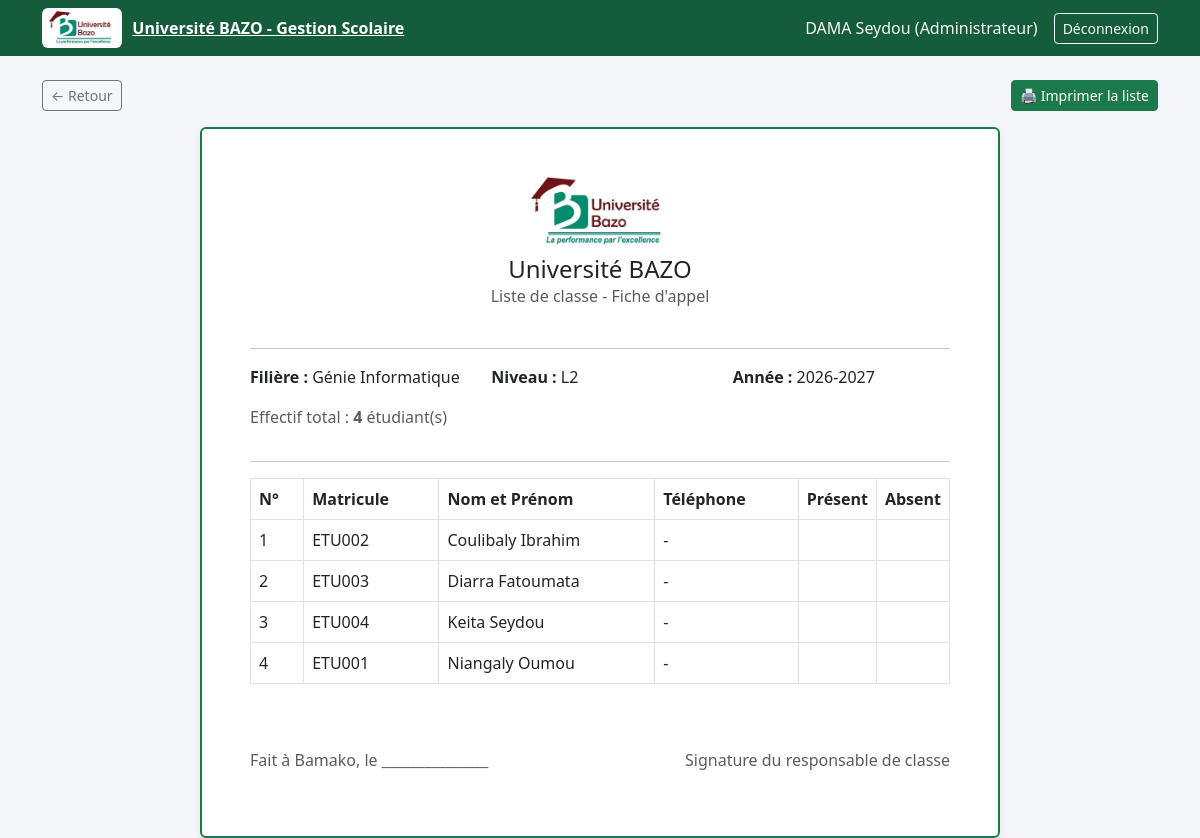
/paiements/classes/5/8/4/ (signed in), run on the app's committed database.
### utilisateurs/models.py (models this page shows, shortened)
class Utilisateur(AbstractUser):
    ROLE_CHOICES = (
        ('etudiant', 'Étudiant'),
        ('enseignant', 'Enseignant'),
        ('admin', 'Administrateur'),
        ('caissier', 'Caissier'),
    )
    role = models.CharField(max_length=20, choices=ROLE_CHOICES)
    telephone = models.CharField(max_length=20, blank=True, null=True)

class Etudiant(models.Model):
    utilisateur = models.OneToOneField(
        Utilisateur,
        on_delete=models.CASCADE,
        related_name='profil_etudiant'
    )
    matricule = models.CharField(max_length=20, unique=True)
    date_naissance = models.DateField(blank=True, null=True)
    lieu_naissance = models.CharField(max_length=100, blank=True, null=True)
    telephone_parent = models.CharField(
        max_length=8,
        blank=True,
        null=True,
        validators=[validateur_telephone],
        verbose_name="Téléphone du parent/tuteur (contact d'urgence)"
    )

### academique/models.py (models this page shows)
class Filiere(models.Model):
    nom_filiere = models.CharField(max_length=100)
    description = models.TextField(blank=True, null=True)
    def __str__(self):
        return self.nom_filiere
    class Meta:
        verbose_name = "Filière"
        verbose_name_plural = "Filières"

class Niveau(models.Model):
    libelle = models.CharField(max_length=20)  # ex: L1, L2, L3, M1, M2
    def __str__(self):
        return self.libelle
    class Meta:
        verbose_name = "Niveau"
        verbose_name_plural = "Niveaux"

class AnneeAcademique(models.Model):
    libelle = models.CharField(max_length=20)  # ex: 2026-2027
    date_debut = models.DateField()
    date_fin = models.DateField()
    def __str__(self):
        return self.libelle
    class Meta:
        verbose_name = "Année académique"
        verbose_name_plural = "Années académiques"

### inscriptions/models.py (models this page shows, shortened)
class Inscription(models.Model):
    STATUT_CHOICES = (
        ('EN_ATTENTE', 'En attente'),
        ('VALIDEE', 'Validée'),
        ('REJETEE', 'Rejetée'),
    )
    etudiant = models.ForeignKey(
        Etudiant,
        on_delete=models.CASCADE,
        related_name='inscriptions'
    )
    filiere = models.ForeignKey(
        Filiere,
        on_delete=models.CASCADE,
        related_name='inscriptions'
    )
    niveau = models.ForeignKey(
        Niveau,
        on_delete=models.CASCADE,
        related_name='inscriptions'
    )
    annee_academique = models.ForeignKey(
        AnneeAcademique,
        on_delete=models.CASCADE,
        related_name='inscriptions'
    )
    telephone_inscription = models.CharField(
        max_length=8,
        verbose_name="Numéro de téléphone utilisé pour l'inscription",
        help_text="8 chiffres, sert d'identifiant unique pour le caissier (évite les confusions entre homonymes)",
        validators=[validateur_telephone],
        blank=True,
        null=True
    )
    remise = models.DecimalField(
        max_digits=10,
        decimal_places=0,
        default=0,
        verbose_name="Remise accordée (FCFA)",
        help_text="Réduction individuelle sur les frais de scolarité de cet étudiant (bourse, geste commercial...)"
    )
    date_inscription = models.DateField(auto_now_add=True)
    statut = models.CharField(
        max_length=15,
        choices=STATUT_CHOICES,
        default='EN_ATTENTE'
    )
    class Meta:
        verbose_name = "Inscription"
        verbose_name_plural = "Inscriptions"
        unique_together = ('etudiant', 'annee_academique')

### paiements/views.py (the view)
# urls.py: path('classes/<int:filiere_id>/<int:niveau_id>/<int:annee_id>/', views.liste_etudiants_classe_view, name='liste_etudiants_classe'),
@login_required
def liste_etudiants_classe_view(request, filiere_id, niveau_id, annee_id):
    if request.user.role != 'admin':
        return redirect('redirection_dashboard')
    filiere = get_object_or_404(Filiere, id=filiere_id)
    niveau = get_object_or_404(Niveau, id=niveau_id)
    annee = get_object_or_404(AnneeAcademique, id=annee_id)
    inscriptions = Inscription.objects.filter(
        filiere=filiere,
        niveau=niveau,
        annee_academique=annee,
        statut='VALIDEE'
    ).select_related('etudiant', 'etudiant__utilisateur').order_by(
        'etudiant__utilisateur__last_name', 'etudiant__utilisateur__first_name'
    )
    return render(request, 'paiements/liste_etudiants_classe.html', {
        'filiere': filiere,
        'niveau': niveau,
        'annee': annee,
        'inscriptions': inscriptions
    })

### templates/paiements/liste_etudiants_classe.html (shortened to what this page needs)
{% extends 'base.html' %}
{% block content %}
<div class="d-flex justify-content-between mb-3 no-print">
    <a href="{% url 'liste_classes' %}" class="btn btn-outline-secondary btn-sm">&larr; Retour</a>
    <button onclick="window.print()" class="btn btn-primary btn-sm">🖨️ Imprimer la liste</button>
</div>
<div class="card p-5 mx-auto" id="liste-classe" style="max-width: 800px; border: 2px solid #1B7A4C;">
    <div class="text-center mb-4">
        <img src="/static/images/logo_bazo.jpeg" alt="Logo BAZO" style="height: 70px;">
        <h4 class="mt-2 mb-0">Université BAZO</h4>
        <p class="text-muted mb-0">Liste de classe - Fiche d'appel</p>
    </div>
    <hr>
    <div class="row mb-3">
        <div class="col-4">
            <strong>Filière :</strong> {{ filiere }}
        </div>
        <div class="col-4">
            <strong>Niveau :</strong> {{ niveau }}
        </div>
        <div class="col-4">
            <strong>Année :</strong> {{ annee }}
        </div>
    </div>
    <p class="text-muted">Effectif total : <strong>{{ inscriptions|length }}</strong> étudiant(s)</p>
    <hr>
    {% if inscriptions %}
    <table class="table table-bordered">
        <thead>
            <tr>
                <th>N°</th>
                <th>Matricule</th>
                <th>Nom et Prénom</th>
                <th>Téléphone</th>
                <th>Présent</th>
                <th>Absent</th>
            </tr>
        </thead>
        <tbody>
            {% for inscription in inscriptions %}
            <tr>
                <td>{{ forloop.counter }}</td>
                <td>{{ inscription.etudiant.matricule }}</td>
                <td>{{ inscription.etudiant.utilisateur.last_name }} {{ inscription.etudiant.utilisateur.first_name }}</td>
                <td>{{ inscription.telephone_inscription|default:"-" }}</td>
                <td style="width: 70px;"></td>
                <td style="width: 70px;"></td>
            </tr>
            {% endfor %}
        </tbody>
    </table>
    {% else %}
    <p class="text-muted mb-0">Aucun étudiant inscrit dans cette classe.</p>
    {% endif %}
    <div class="row mt-5">
        <div class="col-6">
            <p class="text-muted">Fait à Bamako, le _______________</p>
        </div>
        <div class="col-6 text-end">
            <p class="text-muted">Signature du responsable de classe</p>
        </div>
    </div>
</div>
{% endblock %}

### templates/base.html (shortened to what this page needs)
{% load static %}
<!DOCTYPE html>
<html lang="fr">
<head>
    <link href="https://cdn.jsdelivr.net/npm/bootstrap@5.3.0/dist/css/bootstrap.min.css" rel="stylesheet">
</head>
<body>
    {% if user.is_authenticated %}
    <nav class="navbar navbar-expand-lg navbar-dark navbar-bazo">
        <div class="container">
            <a class="navbar-brand-bazo" href="{% url 'redirection_dashboard' %}">
                <img src="{% static 'images/logo_bazo.jpeg' %}" alt="Logo Université BAZO">
                <span>Université BAZO - Gestion Scolaire</span>
            </a>
            <div class="d-flex align-items-center">
                <span class="text-light me-3">
                    {{ user.first_name }} {{ user.last_name }} ({{ user.get_role_display }})
                </span>
                <a href="{% url 'logout' %}" class="btn btn-outline-light btn-sm">Déconnexion</a>
            </div>
        </div>
    </nav>
    {% endif %}
    <div class="container mt-4">
        {% block content %}
        {% endblock %}
    </div>
</body>
</html>

### templates/base.html (style rules this page uses)
:root { --bazo-green: #1B7A4C; --bazo-green-dark: #145c3a; --bazo-red: #7A1F2B; }
body { background-color: #f4f6f9; }
.navbar-bazo { background-color: var(--bazo-green-dark); }
.navbar-brand-bazo { display: flex; align-items: center; gap: 10px; font-weight: bold; color: white; }
.navbar-brand-bazo img { height: 40px; border-radius: 6px; background: white; padding: 3px; }
.card { border: none; box-shadow: 0 2px 8px rgba(0,0,0,0.08); }
.btn-primary { background-color: var(--bazo-green); border-color: var(--bazo-green); }
a { color: var(--bazo-green-dark); }

### data on the page
Utilisateur: first_name "DAMA", last_name "Seydou", role "Administrateur"
Filiere: nom_filiere "Génie Informatique"
Niveau: libelle "L2"
AnneeAcademique: libelle "2026-2027"
Inscription: etudiant.matricule "ETU002", etudiant.utilisateur.last_name "Coulibaly", etudiant.utilisateur.first_name "Ibrahim", telephone_inscription "-"
Inscription: etudiant.matricule "ETU003", etudiant.utilisateur.last_name "Diarra", etudiant.utilisateur.first_name "Fatoumata", telephone_inscription "-"
Inscription: etudiant.matricule "ETU004", etudiant.utilisateur.last_name "Keita", etudiant.utilisateur.first_name "Seydou", telephone_inscription "-"
Inscription: etudiant.matricule "ETU001", etudiant.utilisateur.last_name "Niangaly", etudiant.utilisateur.first_name "Oumou", telephone_inscription "-"

### other printed values
{{ inscriptions|length }} "4"
